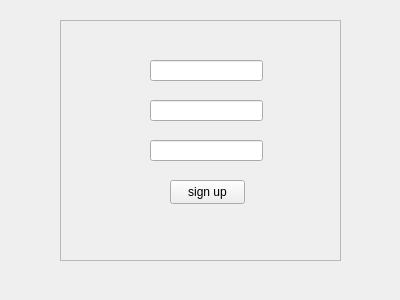
<?xml version="1.0" encoding="UTF-8"?>
<ui version="4.0">
 <class>registered</class>
 <widget class="QWidget" name="registered">
  <property name="geometry">
   <rect>
    <x>0</x>
    <y>0</y>
    <width>400</width>
    <height>300</height>
   </rect>
  </property>
  <property name="maximumSize">
   <size>
    <width>400</width>
    <height>300</height>
   </size>
  </property>
  <property name="windowTitle">
   <string>注册</string>
  </property>
  <widget class="QFrame" name="frame">
   <property name="geometry">
    <rect>
     <x>60</x>
     <y>20</y>
     <width>281</width>
     <height>241</height>
    </rect>
   </property>
   <property name="maximumSize">
    <size>
     <width>281</width>
     <height>241</height>
    </size>
   </property>
   <property name="frameShape">
    <enum>QFrame::StyledPanel</enum>
   </property>
   <property name="frameShadow">
    <enum>QFrame::Raised</enum>
   </property>
   <widget class="QLineEdit" name="username">
    <property name="geometry">
     <rect>
      <x>90</x>
      <y>40</y>
      <width>113</width>
      <height>21</height>
     </rect>
    </property>
   </widget>
   <widget class="QLineEdit" name="password">
    <property name="geometry">
     <rect>
      <x>90</x>
      <y>80</y>
      <width>113</width>
      <height>21</height>
     </rect>
    </property>
   </widget>
   <widget class="QLineEdit" name="passwordcheck">
    <property name="geometry">
     <rect>
      <x>90</x>
      <y>120</y>
      <width>113</width>
      <height>21</height>
     </rect>
    </property>
   </widget>
   <widget class="QPushButton" name="signup">
    <property name="geometry">
     <rect>
      <x>110</x>
      <y>160</y>
      <width>75</width>
      <height>24</height>
     </rect>
    </property>
    <property name="text">
     <string>sign up</string>
    </property>
   </widget>
  </widget>
 </widget>
 <resources/>
 <connections/>
</ui>
